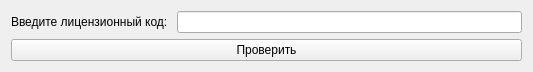
<?xml version="1.0" encoding="UTF-8"?>
<ui version="4.0">
 <class>licForm</class>
 <widget class="QWidget" name="licForm">
  <property name="geometry">
   <rect>
    <x>0</x>
    <y>0</y>
    <width>533</width>
    <height>70</height>
   </rect>
  </property>
  <property name="windowTitle">
   <string>Введите лицензионный код</string>
  </property>
  <property name="windowIcon">
   <iconset resource="MainResource.qrc">
    <normaloff>:/main/webcam.png</normaloff>:/main/webcam.png</iconset>
  </property>
  <layout class="QVBoxLayout" name="verticalLayout">
   <item>
    <layout class="QHBoxLayout" name="horizontalLayout">
     <item>
      <widget class="QLabel" name="label">
       <property name="text">
        <string>Введите лицензионный код: </string>
       </property>
      </widget>
     </item>
     <item>
      <widget class="QLineEdit" name="lineEdit"/>
     </item>
    </layout>
   </item>
   <item>
    <widget class="QPushButton" name="pushButtonCheck">
     <property name="text">
      <string>Проверить</string>
     </property>
     <property name="icon">
      <iconset resource="MainResource.qrc">
       <normaloff>:/main/allok.png</normaloff>:/main/allok.png</iconset>
     </property>
    </widget>
   </item>
  </layout>
 </widget>
 <resources>
  <include location="MainResource.qrc"/>
 </resources>
 <connections/>
</ui>
